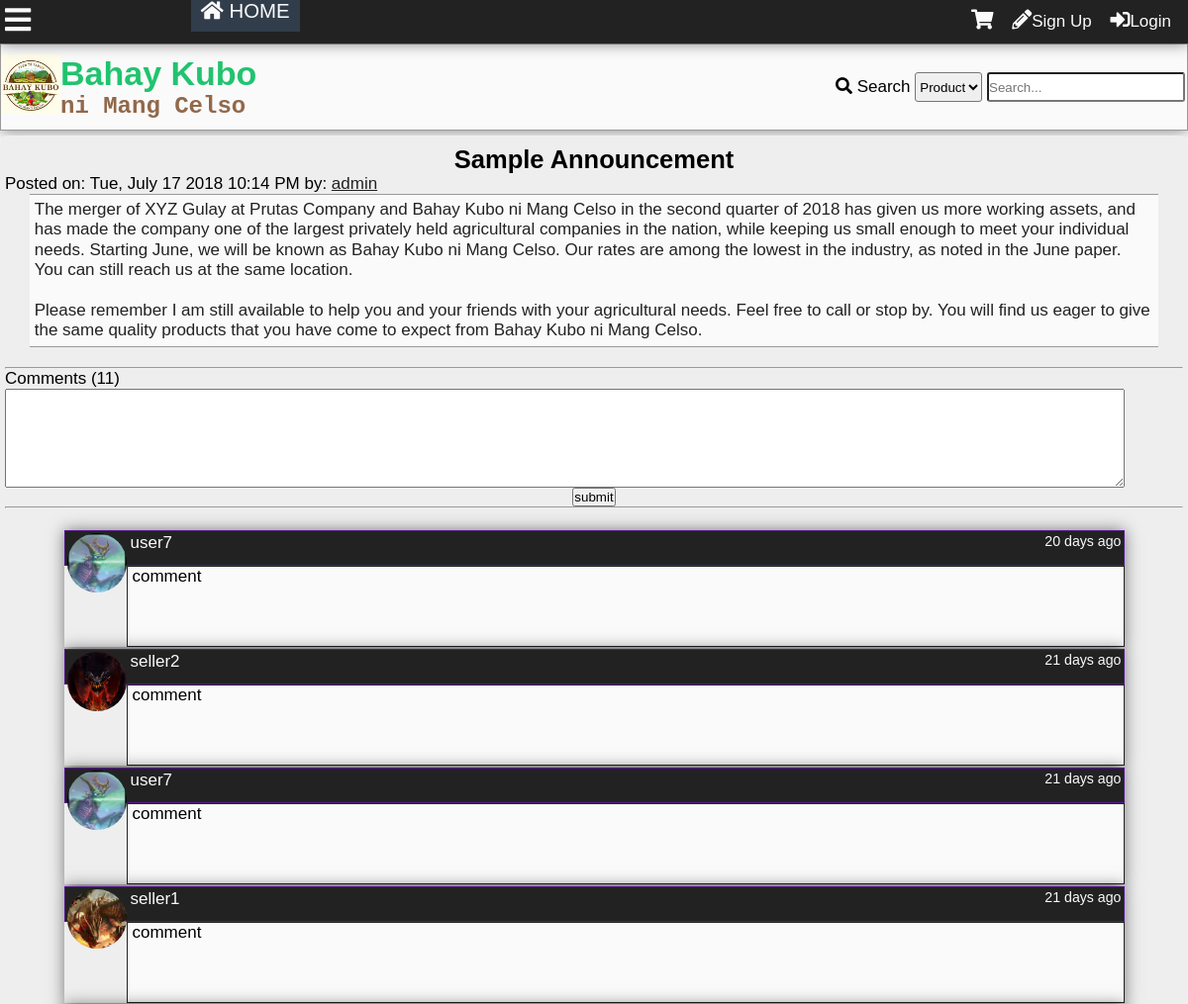
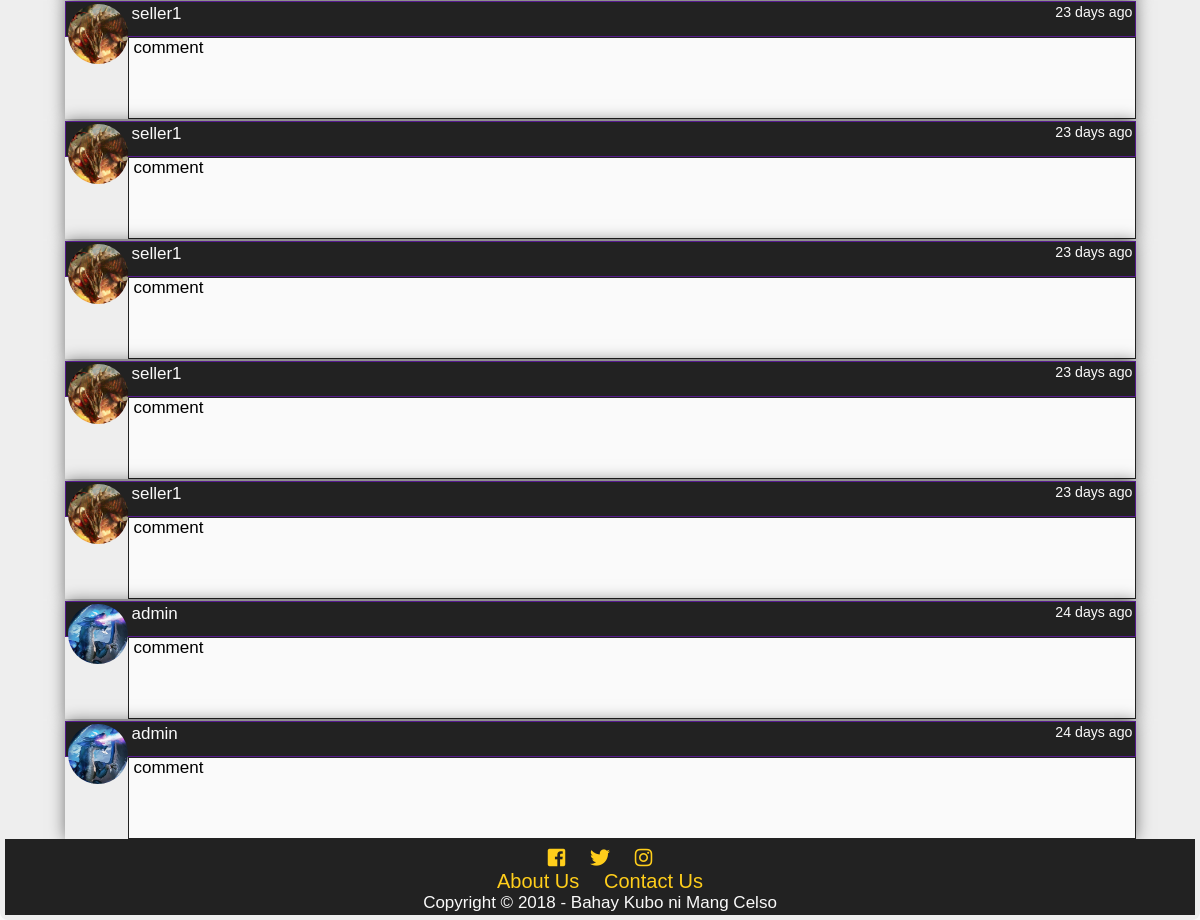
Screenshot of /announcement.php with the database file from the repository (2 pictures, top to bottom).
### tables this page shows
CREATE TABLE `tblannouncement` (
  `announceid` int(11) NOT NULL,
  `title` varchar(100) NOT NULL,
  `content` text NOT NULL,
  `datecreated` datetime DEFAULT NULL,
  `author` int(11) NOT NULL
);

CREATE TABLE `tbluser` (
  `userid` int(11) NOT NULL,
  `username` varchar(100) NOT NULL,
  `password` varchar(100) NOT NULL,
  `firstname` varchar(100) NOT NULL,
  `middlename` varchar(100) NOT NULL,
  `lastname` varchar(100) NOT NULL,
  `birthday` varchar(20) NOT NULL,
  `datecreated` timestamp NOT NULL DEFAULT '0000-00-00 00:00:00',
  `email` varchar(100) NOT NULL,
  `phone` varchar(100) NOT NULL,
  `location` varchar(255) NOT NULL,
  `usertypeid` int(11) NOT NULL,
  `access` int(11) NOT NULL,
  `imgpath` varchar(200) NOT NULL,
  `bio` text NOT NULL,
  `is_show_email` tinyint(1) NOT NULL,
  `gender` int(11) NOT NULL,
  `lastupdate` timestamp NOT NULL DEFAULT '0000-00-00 00:00:00',
  `lastonline` timestamp NOT NULL DEFAULT '0000-00-00 00:00:00',
  `profileviews` int(11) NOT NULL
);

CREATE TABLE `tblcommentann` (
  `commentannid` int(11) NOT NULL,
  `announceid` int(11) NOT NULL,
  `comment` mediumtext NOT NULL,
  `userid` int(11) NOT NULL,
  `dateposted` datetime DEFAULT NULL
);

### announcement.php (the view, shortened to what this page needs)
<?php
	include'functions.php';
	require_once'connection.php';
?>
<!DOCTYPE html>
<html lang="en">
<head>
  	<link rel="stylesheet" href="css/style.css">
  	<link rel="stylesheet" href="css/fontawesome-all.css">
</head>
<body onscroll="scrollOpacity()">
	<div class="main-container">
	<div class="other-content">
<?php
$sql="SELECT announceid,title,content,t1.datecreated,username,userid FROM tblannouncement AS t1
LEFT JOIN tbluser
	ON userid = author
ORDER BY announceid DESC
LIMIT 1";
$result= $conn->query($sql);
$row=$result->fetch_object();
$id = $row->announceid;
$title = $row->title;
$content = $row->content;
$date = date('D, F j Y g:i A',strtotime($row->datecreated));
$author = $row->username;
$userid = $row->userid;
echo '<h2 id="announcement-title">'.$title.'</h2>
<p>Posted on: '.$date.' by: <a class="black" href="profile.php?id='.$userid.'">'.$author.'</a></p>
<div class="announce-content">'.nl2br($content);
echo'</div>
<br><hr>';
$sql = "SELECT commentannid FROM tblcommentann WHERE announceid = '$id'";
$result= $conn->query($sql);
$comments = $result->num_rows;
echo'<p>Comments ('.number_format($comments).')</p>
';
if(isset($_SESSION['id'])){
echo'<form id="comment-form">
	<textarea id="announcement-text" required></textarea>
	<br>
	<input type="hidden" value="'.$_SESSION['id'].'" id="user-id">
	<input type="hidden" value="'.$id.'" id="announce-id">
	<center><input type="submit" value="submit"></center>
</form>
<hr><br>
';
}else{
	echo'<form id="comment-form">
	<textarea id="announcement-text" required></textarea>
	<br>
	<input type="hidden" id="user-id">
	<input type="hidden" id="announce-id">
	<center><input type="submit" value="submit"></center>
</form>
<hr><br>
';
}
echo '<div id="announcement-comments">';
$sql = "SELECT commentannid,comment,t1.userid,username,imgpath,dateposted FROM tblcommentann AS t1
	LEFT JOIN tbluser AS t2
		ON t1.userid = t2.userid
	WHERE announceid = '$id'
	ORDER BY dateposted DESC";
$result = $conn->query($sql);
while($row = $result->fetch_object()){
	$comment = $row->comment;
	$user = $row->username;
	$userid = $row->userid;
	$img = $row->imgpath;
	$date = $row->dateposted;
	echo'<div class="comment-box">
<div class="comment-header">
<a class="cm-user" href="profile.php?id='.$userid.'">
<div class="comment-tn">
<img src="'.$img.'">
</div>
'.$user.'</a>
<small>'.time_elapsed_string($date).'</small>
</div>
<div class="comment-body">
<div class="com-container"><p class="comment-cm">'.nl2br($comment).'</p></div></div>';
echo'</div>
';
}
?>
	</div>
	</div>
</body>
</html>

### css/style.css (style rules this page uses)
* { padding:0; margin:0; }
:root { --facebookblue:#4267b2; --twitterlogo:#00aced; --lightblue:#c0deed; --sunflower:#ffce1b; --orangered:#FF4500; --magenta:#ff00ff; --lime:#32CD32; --palegreen:#98fb98; --dark-red:#590000; --blood-red:#8B0000; --cyan:#00ffff; --bluegreen:#21c36f; --canvas:#F3ECE2; --dark-purple:#551A8B; --dark-blue:#313d4b; --primary-color:#21c36f; --secondary-color:#c0deed; --contrast: #91684a; --secondary-contrast:#313d4b; --light-color:#fafafa; --dark-color:#222; --gray:#eee; --darkgray:#999; }
body { font-family: Lora,'MS Sans Serif',Geneva,sans-serif; font-size: 17px; background:var(--light-color); }
h1,h2,h3,h4,h5,h6 { font-family: Arial, Helvetica, sans-serif; }
a { text-decoration: none; }
.black { color:var(--dark-color); text-decoration: underline; }
.main-container { display:grid; grid-template-areas: "header" "main-search" "featured" "content" "footer"; }
#announcement-title { font-family: "Arial", sans-serif; }
.announce-content { font-family: verdana, sans-serif; border-top: 1px solid var(--darkgray); border-bottom: 1px solid var(--darkgray); display: block; margin: 0 auto; width: 95%; min-height: 100px; background: var(--light-color); color: var(--dark-color); padding:5px; line-height: 1.2em; }
#announcement-text { width:95%; height:100px; }
.other-content { box-sizing: border-box; border-radius: 8px; padding:5px; background: var(--gray); min-height:85vh; position: relative; }
.other-content h2,.other-content h3 { text-align: center; margin-top: 5px; }
.comment-box { width:90%; display:block; margin-left: auto; margin-right: auto; margin-top: 2px; box-shadow: 0 0 15px rgba(0,0,0,0.5); }
.comment-box small { float:right; }
.comment-header { background: var(--dark-color); color: var(--light-color); padding:2px; padding-bottom:12px; border:1px solid var(--dark-purple); }
.cm-user { color: var(--light-color); padding-left:4px; }
.comment-body { background: var(--light-color); padding-left: 5px; min-height:80px; border: 1px solid var(--dark-color); overflow-x: hidden; overflow-y: hidden; }
.com-container { width:670px; }
.comment-cm { word-wrap: break-word; }
.comment-tn { height:60px; width:60px; border-radius: 50%; overflow:hidden; float:left; }
.comment-tn img { max-width: 100%; }

### rows the page displays
tblannouncement: title "Sample Announcement", datecreated "Tue, July 17 2018 10:14 PM", tbluser.username "admin", content "The merger of XYZ Gulay at Prutas Company and Bahay Kubo ni Mang Celso in the second quarter of 2018 has given us more working assets, and has made the company one of the largest privately held agricultural companies in the nation, while keeping us small enough to meet your individual needs. Starting June, we will be known as Bahay Kubo ni Mang Celso. Our rates are among the lowest in the industry, as noted in the June paper. You can still reach us at the same location. Please remember I am still available to help you and your friends with your agricultural needs. Feel free to call or stop by. You will find us eager to give the same quality products that you have come to expect from Bahay…"
tblcommentann: userid.imgpath (picture), userid.username "user7", dateposted "20 days ago", comment "comment"
tblcommentann: userid.imgpath (picture), userid.username "seller2", dateposted "21 days ago", comment "comment"
tblcommentann: userid.imgpath (picture), userid.username "user7", dateposted "21 days ago", comment "comment"
tblcommentann: userid.imgpath (picture), userid.username "seller1", dateposted "21 days ago", comment "comment"
tblcommentann: userid.imgpath (picture), userid.username "seller1", dateposted "23 days ago", comment "comment"
tblcommentann: userid.imgpath (picture), userid.username "seller1", dateposted "23 days ago", comment "comment"
tblcommentann: userid.imgpath (picture), userid.username "seller1", dateposted "23 days ago", comment "comment"
tblcommentann: userid.imgpath (picture), userid.username "seller1", dateposted "23 days ago", comment "comment"
tblcommentann: userid.imgpath (picture), userid.username "seller1", dateposted "23 days ago", comment "comment"
tblcommentann: userid.imgpath (picture), userid.username "admin", dateposted "24 days ago", comment "comment"
tblcommentann: userid.imgpath (picture), userid.username "admin", dateposted "24 days ago", comment "comment"

### other values shown
$comments "11"
